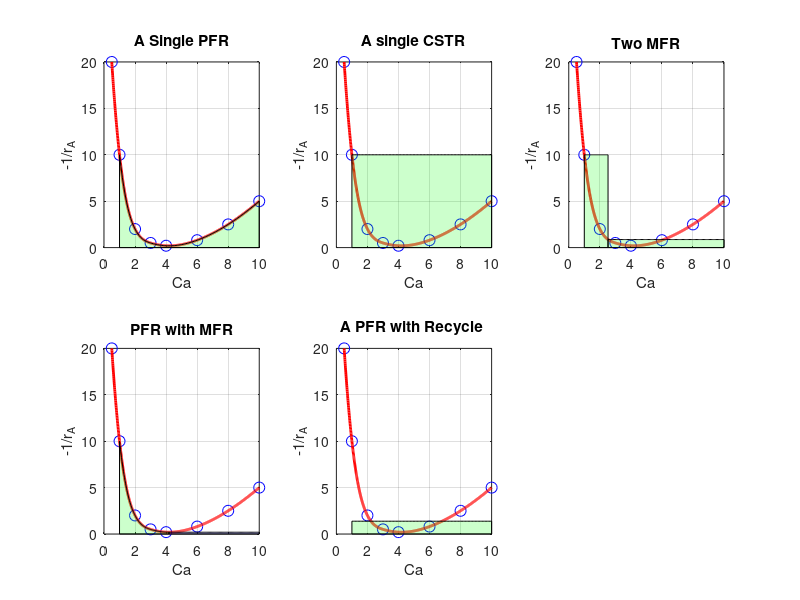

Write MATLAB code to recreate this figure.
Ca0 = [2 5 6 6 11 14 16 24];
Ca = [0.5 3 1 2 6 10 8 4];
tau = [30 1 50 8 4 20 20 4];

neg_rate_inv = tau./[Ca0 - Ca];
disp(neg_rate_inv);

% Fit cubic spline
pp = spline(Ca, neg_rate_inv);

Ca_interp = linspace(min(Ca), max(Ca), 1000);
neg_rate_inv_interp = ppval(pp, Ca_interp);

% Given data
v0 = 0.1;
Ca1 = 1;
Ca2 = 10;

%%%%%%%%%%%%%%%%%%%%%%%%%%%%%%%%%%%%%%%%%%%%%%%%%%%%%%%%%%%%%%%%%%%%%%%%
% (a) A Single PFR

subplot(2,3,1)
% Plot original data points and spline
plot(Ca, neg_rate_inv, 'o', 'MarkerFaceColor','none', 'MarkerEdgeColor', 'b', 'MarkerSize', 8);
hold on;
plot(Ca_interp, neg_rate_inv_interp, 'r-', 'LineWidth', 2);

% labels and title
xlabel('Ca');
ylabel('-1/r_A');
title('A Single PFR');
grid on;
% Calculate area under the curve
area = integral(@(x) ppval(pp, x), Ca1, Ca2);

fprintf('(A) A Single PFR\n');
fprintf('Minimum volume required: %.4f\n', v0*area);

% Shade the area under the curve
x_fill = linspace(Ca1, Ca2, 100);
y_fill = ppval(pp, x_fill);
fill([Ca1, x_fill, Ca2], [0, y_fill, 0], 'g', 'FaceAlpha', 0.2);

%%%%%%%%%%%%%%%%%%%%%%%%%%%%%%%%%%%%%%%%%%%%%%%%%%%%%%%%%%%%%%%%%%%%%%%%
% (b) A single CSTR

subplot(2,3,2)
% Plot original data points and spline
plot(Ca, neg_rate_inv, 'o', 'MarkerFaceColor','none', 'MarkerEdgeColor', 'b', 'MarkerSize', 8);
hold on;
plot(Ca_interp, neg_rate_inv_interp, 'r-', 'LineWidth', 2);

% labels and title
xlabel('Ca');
ylabel('-1/r_A');
title('A single CSTR');
grid on;

area = ppval(pp, Ca1)*(Ca2 - Ca1);
fprintf('\n(B) A single CSTR\n');
fprintf('Minimum volume required: %.4f\n', v0*area);

% Shade the area under the curve
x_fill = linspace(Ca1, Ca2, 100);
y_fill = ones(1, length(x_fill)) * ppval(pp, Ca1);
fill([Ca1, x_fill, Ca2], [0, y_fill, 0], 'g', 'FaceAlpha', 0.2);

%%%%%%%%%%%%%%%%%%%%%%%%%%%%%%%%%%%%%%%%%%%%%%%%%%%%%%%%%%%%%%%%%%%%%%%%%%
% (c) Two MFR 

subplot(2,3,3)
% Plot original data points and spline
plot(Ca, neg_rate_inv, 'o', 'MarkerFaceColor','none', 'MarkerEdgeColor', 'b', 'MarkerSize', 8);
hold on;
plot(Ca_interp, neg_rate_inv_interp, 'r-', 'LineWidth', 2);

% labels and title
xlabel('Ca');
ylabel('-1/r_A');
title('Two MFR');
grid on;

area = 100000;
Caf  = 0;

for Cai = Ca1:0.01:Ca2
    area1 = (Cai - Ca1)*ppval(pp, Ca1);
    area2 = (Ca2 - Cai)*ppval(pp, Cai);
    
    if area1 + area2 < area
        area = area1 + area2;
        Caf = Cai;
    end
end

fprintf('\n(C) Two MFR\n');
fprintf('Minimum volume required: %.4f\n', v0*area);

% Shade the area under the curve
x_fill = linspace(Ca1, Caf, 100);
y_fill = ones(1, length(x_fill)) * ppval(pp, Ca1);
fill([Ca1, x_fill, Caf], [0, y_fill, 0], 'g', 'FaceAlpha', 0.2);

% Shade the area under the curve
x_fill = linspace(Caf, Ca2, 100);
y_fill = ones(1, length(x_fill)) * ppval(pp, Caf);
fill([Caf, x_fill, Ca2], [0, y_fill, 0], 'g', 'FaceAlpha', 0.2);

%%%%%%%%%%%%%%%%%%%%%%%%%%%%%%%%%%%%%%%%%%%%%%%%%%%%%%%%%%%%%%%%%%%%%%%%%
% (D) PFR with MFR

subplot(2,3,4)
% Plot original data points and spline
plot(Ca, neg_rate_inv, 'o', 'MarkerFaceColor','none', 'MarkerEdgeColor', 'b', 'MarkerSize', 8);
hold on;
plot(Ca_interp, neg_rate_inv_interp, 'r-', 'LineWidth', 2);

% labels and title
xlabel('Ca');
ylabel('-1/r_A');
title('PFR with MFR');
grid on;

% Finding Ca at minima 
objective = @(x) ppval(pp, x);
initial_guess = 0.5;
minima_ca = fminbnd(objective, min(Ca), max(Ca));

area1 = integral(@(x) ppval(pp, x), Ca1, minima_ca);
area2 = ppval(pp, minima_ca)*(Ca2 - minima_ca);
area = area1 + area2;

fprintf('\n(D) PFR with MFR\n');
fprintf('Minimum volume required: %.4f\n', v0*area);

% Shade the area under the curve
x_fill = linspace(Ca1, minima_ca, 100);
y_fill = ppval(pp, x_fill);
fill([Ca1, x_fill, minima_ca], [0, y_fill, 0], 'g', 'FaceAlpha', 0.2);

% Shade the area under the curve
x_fill = linspace(minima_ca, Ca2, 100);
y_fill = ones(1, length(x_fill)) * ppval(pp, minima_ca);
fill([minima_ca, x_fill, Ca2], [0, y_fill, 0], 'b', 'FaceAlpha', 0.2);

%%%%%%%%%%%%%%%%%%%%%%%%%%%%%%%%%%%%%%%%%%%%%%%%%%%%%%%%%%%%%%%%%%%%%%%%%
% (E) A PFR with Recycle 
subplot(2,3,5)
% Plot original data points and spline
plot(Ca, neg_rate_inv, 'o', 'MarkerFaceColor','none', 'MarkerEdgeColor', 'b', 'MarkerSize', 8);
hold on;
plot(Ca_interp, neg_rate_inv_interp, 'r-', 'LineWidth', 2);

%labels and title
xlabel('Ca');
ylabel('-1/r_A');
title('A PFR with Recycle ');
grid on;

min_diff = 100000;
Caf  = 0;

for Cai = Ca1:0.01:Ca2
    LHS = ppval(pp,Cai);
    RHS = (integral(@(x) ppval(pp, x), Ca1, Cai))/(Cai-Ca1);
    
    if abs(LHS - RHS) < min_diff
        min_diff = abs(LHS - RHS);
        Caf = Cai;
    end
end
%disp(min_diff);

area = ppval(pp, Caf)*(Ca2-Ca1);
disp(Caf);
disp(ppval(pp, Caf));
fprintf('\n(E) A PFR with Recycle\n');
fprintf('Minimum volume required: %.4f\n', v0*area);

% Shade the area under the curve
x_fill = linspace(Ca1, Ca2, 100);
y_fill = ones(1, length(x_fill)) * ppval(pp, Caf);
fill([Ca1, x_fill, Ca2], [0, y_fill, 0], 'g', 'FaceAlpha', 0.2);